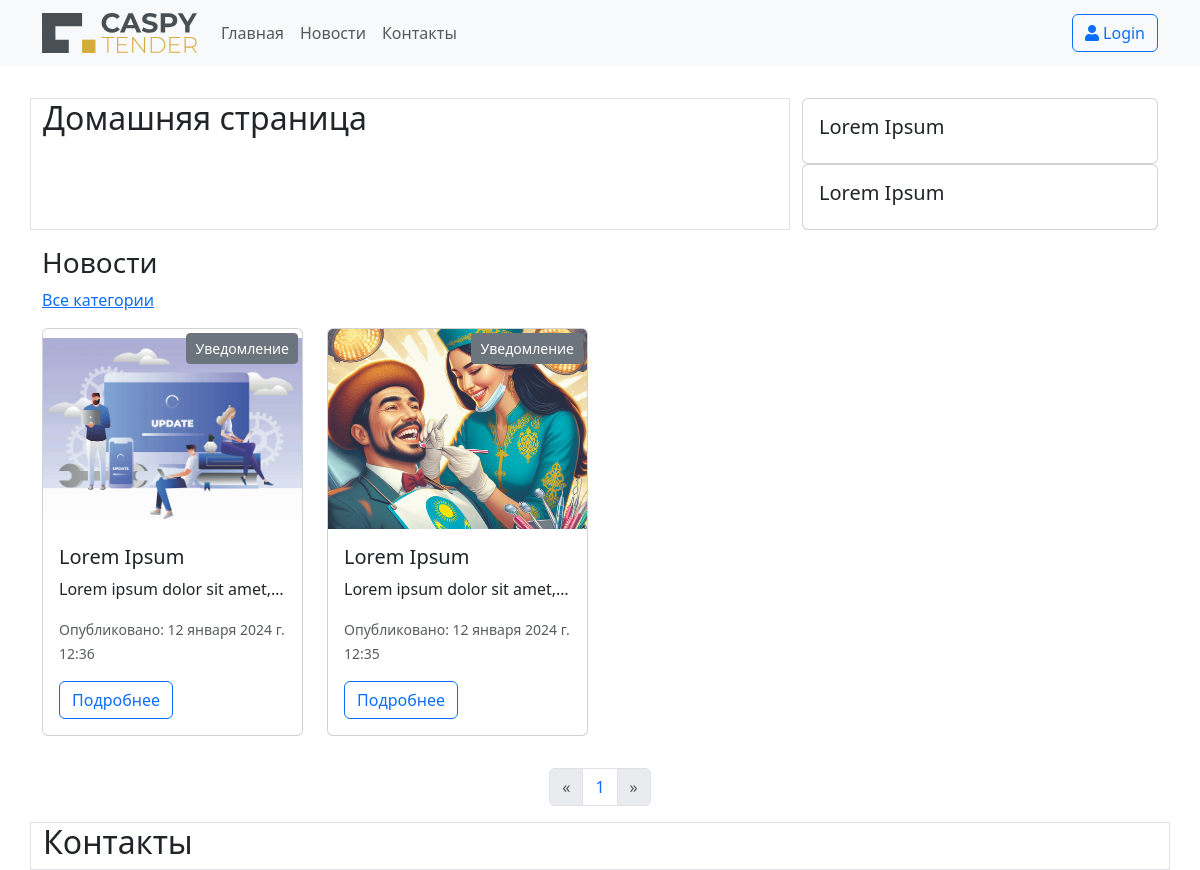
The page /2/ on the database as committed earlier.
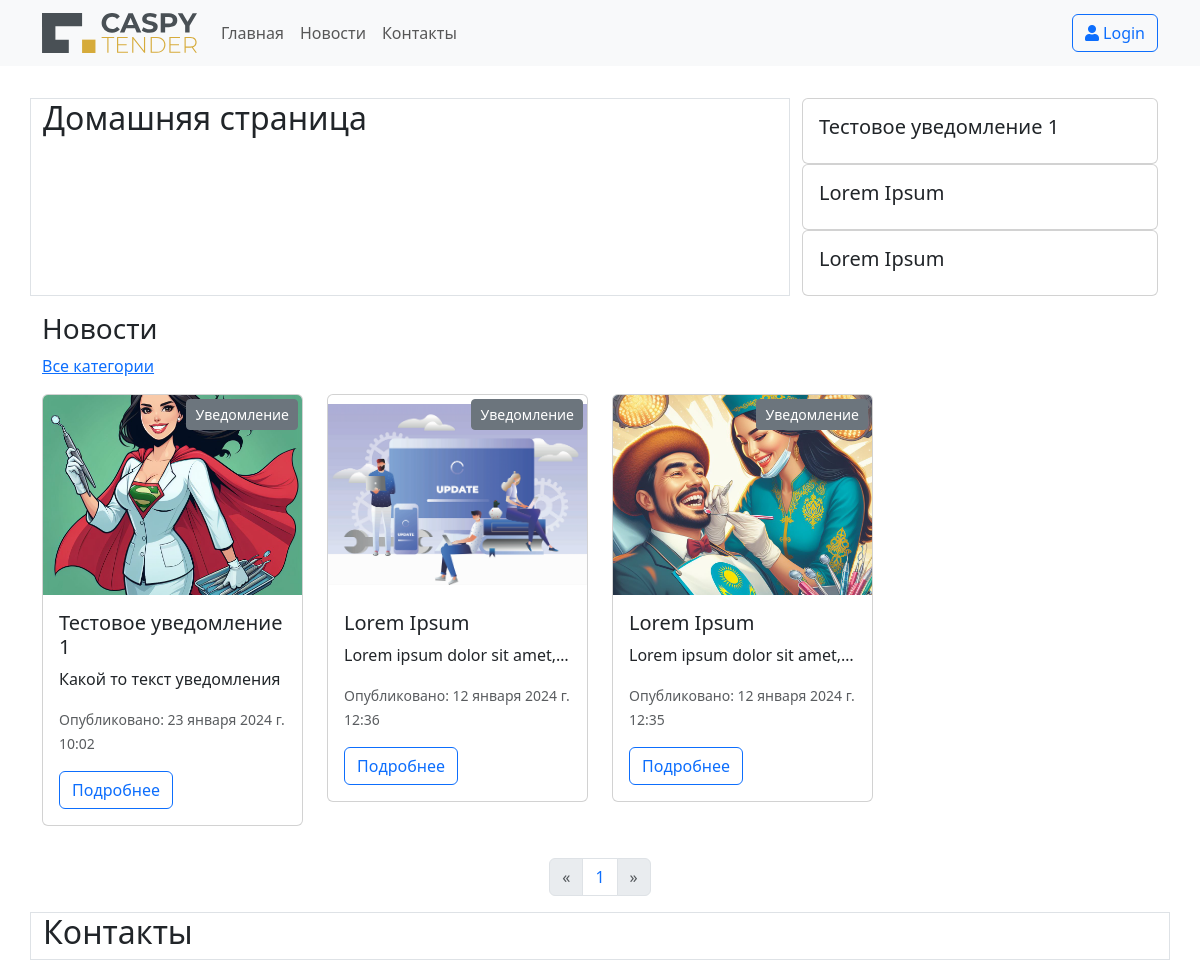
The same page on the database as committed later.
### main/models.py (models this page shows, shortened)
class News(models.Model):
    title = models.CharField(max_length=256, verbose_name='Название новости')
    category = models.ForeignKey(NewsCategory, on_delete=models.CASCADE, verbose_name='Категория')
    content = models.TextField(verbose_name='Текст новости')
    image = models.ImageField(upload_to='image/news', default='image/news/news_default.jpg', verbose_name='Изображение')
    pub_date = models.DateTimeField(default=timezone.now, verbose_name='Дата и время публикации')
    class Meta:
        verbose_name = 'Новость'
        verbose_name_plural = 'Новости'

class NewsCategory(models.Model):
    name = models.CharField(max_length=64, verbose_name='Категория новостей')
    class Meta:
        verbose_name = 'Категория'
        verbose_name_plural = 'Категории'

### main/views.py (the view)
# urls.py: path('', homeView, name='home_url'),
def homeView(request, category_id=None):
    categories = NewsCategory.objects.all()
    selected_category = None
    news = News.objects.all().order_by('-pub_date')
    if category_id:
        selected_category = get_object_or_404(NewsCategory, pk=category_id)
        news = news.filter(category=selected_category)
    paginator = Paginator(news, 4)
    page_number = request.GET.get('page')
    news_page = paginator.get_page(page_number)
    context = {
        'news_page': news_page,
        'selected_category': selected_category,
        'categories': categories
    }
    return render(request, 'home.html', context)

### templates/home.html (shortened to what this page needs)
{% extends "base.html" %}
{% load static %}
{% block content %}
    <div class="row mt-3">
        <div class="col-sm-8 mt-3 border"><h2>Домашняя страница</h2></div>
        <div class="col-sm-4 mt-3">
            {% for article in news_page %}
                {% if article.category.id == 2 %}
                <div class="card">
                    <a href="#" class="card-body link-underline link-underline-opacity-0" onclick="openModal(event, {{ article.id }})">
                        <h5 class="card-title">{{ article.title }}</h5>
                    </a>
                </div>
                {% endif %}
            {% endfor %}
        </div>
        <h3 class="mt-3" id="news">Новости</h3>
        <span><a href="{% url 'home_url' %}" class="">Все категории</a></span>
        {% for article in news_page %}
        <div class="col-sm-3">
            <div class="card my-3">
                <div class="card-img-top d-flex align-items-center justify-content-center" style="height: 200px; overflow: hidden;">
                    <img src="{{ article.image.url }}" class="img-fluid object-fit-fill" alt="{{article.title}}">
                </div>
                {% if article.category %}
                <div class="btn-group position-absolute top-0 end-0" role="group" aria-label="News Category">
                    <a href="{% url 'home_with_category_url' category_id=article.category.id %}" class="btn btn-secondary btn-sm m-1">{{ article.category.name }}</a>
                </div>
                {% endif %}
                <div class="card-body">
                    <h5 class="card-title">{{ article.title }}</h5>
                    <p class="card-text truncate">{{ article.content }}</p>
                    <small class="text-muted">Опубликовано: {{ article.pub_date }}</small> <br>
                    <button class="btn btn-outline-primary mt-3" data-bs-toggle="modal" data-bs-target="#myModal{{ article.id }}">Подробнее</button>
                </div>
            </div>
        </div>
        {% endfor %}
        <div class="mt-3 d-flex justify-content-center">
            <ul class="pagination">
                {% if news_page.has_previous %}
                    <li class="page-item">
                        <a class="page-link" href="?page={{ news_page.previous_page_number }}" aria-label="Previous">
                        <span aria-hidden="true">&laquo;</span>
                        </a>
                    </li>
                {% else %}
                    <li class="page-item disabled">
                        <span class="page-link" aria-hidden="true">&laquo;</span>
                    </li>
                {% endif %}
                {% for i in news_page.paginator.page_range %}
                    <li class="page-item"><a class="page-link" href="?page={{ i }}" style="transition: all 0.2s ease;">{{ i }}</a></li>
                {% endfor %}
                {% if news_page.has_next %}
                    <li class="page-item">
                        <a class="page-link" href="?page={{ news_page.next_page_number }}" aria-label="Next">
                        <span aria-hidden="true">&raquo;</span>
                        </a>
                    </li>
                {% else %}
                    <li class="page-item disabled">
                        <span class="page-link" aria-hidden="true">&raquo;</span>
                    </li>
                {% endif %}
            </ul>
        </div>
        <div class="col-sm-12 border"><h2 id="contacts">Контакты</h2></div>
    </div>
{% endblock content %}

### templates/base.html (shortened to what this page needs)
{% load static %}
<!DOCTYPE html>
<html lang="ru">
<head>
    <link rel="stylesheet" href="https://cdn.jsdelivr.net/npm/bootstrap@5.3.2/dist/css/bootstrap.min.css">
    <link rel="stylesheet" href="https://cdn.jsdelivr.net/npm/@fortawesome/fontawesome-free@5.15.4/css/all.min.css">
    <link rel="stylesheet" href="{% static "main.css" %}">
</head>
<body>
    <nav class="navbar navbar-expand-lg navbar-light bg-light sticky-top">
        <div class="container">
            <a class="navbar-brand" href="{% url 'home_url' %}">
                <img src="{% static 'image/site/logo.svg' %}" alt="Логотип" height="40">
            </a>
            <div class="collapse navbar-collapse" id="navbarNav">
                <ul class="navbar-nav">
                <li class="nav-item">
                    <a class="nav-link" href="{% url 'home_url' %}">Главная</a>
                </li>
                <li class="nav-item">
                    <a class="nav-link" href="#news">Новости</a>
                </li>
                <li class="nav-item">
                    <a class="nav-link" href="#contacts">Контакты</a>
                </li>
                </ul>
                <div class="login-button-container">
                    <a class="btn btn-outline-primary" href="{% url 'home_url' %}"><i class="fa fa-user"></i> Login</a>
                </div>
            </div>
        </div>
    </nav>
    <div class="container">
        {% block content %}{% endblock %}
    </div>
</body>
</html>

### templates/base.html (style rules this page uses)
.login-button-container { margin-left: auto; }
.truncate { overflow: hidden; text-overflow: ellipsis; white-space: nowrap; }

Rows that differ between the two databases and show on the page:
added News: title "Тестовое уведомление 1", image (picture), category.name "Уведомление", content "Какой то текст уведомления", pub_date "23 января 2024 г. 10:02"
